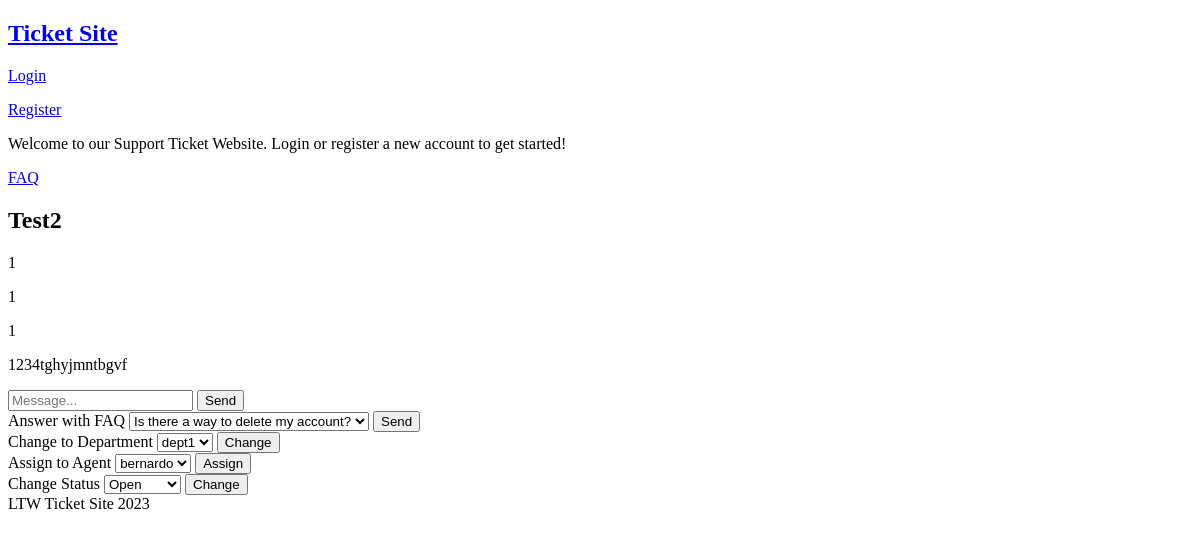
Page /pages/ticket.php?id=2 on the earlier database version.
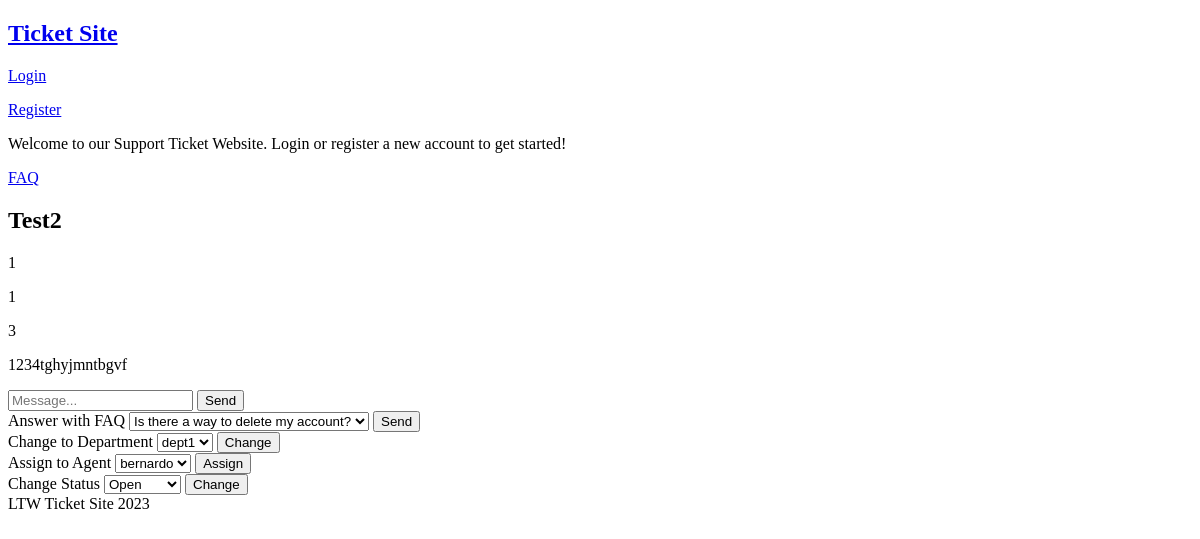
Same page on the later database version.
### tables this page shows
CREATE TABLE tickets (
    id INTEGER PRIMARY KEY AUTOINCREMENT,
    subject TEXT NOT NULL,
    content TEXT,
    submitter_id INTEGER NOT NULL,
    assignee_id INTEGER,
    department_id INTEGER,
    status_id INTEGER NOT NULL,
    FOREIGN KEY (submitter_id) REFERENCES users(id),
    FOREIGN KEY (assignee_id) REFERENCES users(id),
    FOREIGN KEY (department_id) REFERENCES departments(id),
    FOREIGN KEY (status_id) REFERENCES status(id)
);

### utils/session.php (called while the page is built, shortened)
<?php
    class Session {
        public function isLoggedIn() : bool {
            return isset($_SESSION['id']);
        }
        public function getRole() : ?int {
            return isset($_SESSION['role']) ? $_SESSION['role'] : null;
        }
    }

### database/classes/ticket.class.php (called while the page is built, shortened)
<?php
    require_once('department.class.php');
    class Ticket {
        public function __construct(int $id, string $subject, ?string $content, int $submitter_id,
                                    ?int $assignee_id, $department_id, int $status_id) {
            $this->id = $id;
            $this->subject = $subject;
            $this->content = $content;
            $this->submitter_id = $submitter_id;
            $this->department_id = $department_id === "" ? null : $department_id;
            $this->status_id = $status_id;
        }
        static function getTicket(PDO $db, int $id) : ?Ticket {
            $stmt = $db->prepare('SELECT * FROM tickets WHERE id = ?');
            $stmt->execute(array($id));
            $ticket = $stmt->fetch();
            if($ticket){
                return new Ticket($ticket['id'], $ticket['subject'], $ticket['content'], $ticket['submitter_id'], $ticket['assignee_id'], $ticket['department_id'], $ticket['status_id']);
            }
            else return null;
        }
    }
?>

### database/classes/faq.class.php (called while the page is built, shortened)
<?php
    class FAQ {
        public function __construct(int $id, string $question, string $answer){
            $this->id = $id;
            $this->question = $question;
        }
        static function getAllFAQ(PDO $db) : array {
            $stmt = $db->prepare('SELECT * FROM faq');
            $stmt->execute();
            $faqs = array();
            while($faq = $stmt->fetch()){
                $faqs[] = new FAQ($faq['id'], $faq['question'], $faq['answer']);
            }
            return $faqs;
        }
    }
?>

### database/classes/department.class.php (called while the page is built, shortened)
<?php
    class Department {
        public function __construct(int $id, string $name) {
            $this->id = $id;
            $this->name = $name;
        }
        static function getDepartments(PDO $db) : array {
            $stmt = $db->prepare('SELECT * FROM departments');
            $stmt->execute();
            $departments = array();
            while ($department = $stmt->fetch()){
                $departments[] = new Department($department['id'], $department['name']);
            }
            return $departments;
        }
    }
?>

### database/classes/user.class.php (called while the page is built, shortened)
<?php
    class User {
        public function __construct(int $id, string $username, string $email, int $role){
            $this->id = $id;
            $this->username = $username;
        }
        static function getAgents(PDO $db) : array {
            $stmt = $db->prepare('SELECT * FROM users WHERE role_id < 3');
            $stmt->execute();
            $agents = array();
            while($agent = $stmt->fetch()){
                $agents[] = new User($agent['id'], $agent['username'], $agent['email'], $agent['role_id']);
            }
            return $agents;
        }
    }
?>

### database/classes/status.class.php (called while the page is built, shortened)
<?php
    class Status {
        public function __construct(int $id, string $name){
            $this->id = $id;
            $this->name = $name;
        }
        static function getAllStatus(PDO $db) : array {
            $stmt = $db->prepare('SELECT * FROM status');
            $stmt->execute();
            $statuses = array();
            while($status = $stmt->fetch()){
                $statuses[] = new Status($status['id'], $status['name']);
            }
            return $statuses;
        }
    }
?>

### templates/ticket.tpl.php (the view, shortened to what this page needs)
<?php function drawTicketInfo(Ticket $ticket) { ?>
    <h2><?=$ticket->subject?></h2>
    <p><?=$ticket->submitter_id?></p>
    <p><?=$ticket->department_id?></p>
    <p><?=$ticket->status_id?></p>
    <p><?=$ticket->content?></p>
<?php } ?>
<?php function drawTicketInquirySection(Ticket $ticket, array $inquiries) { ?>
    <form action="../actions/action_submit_inquiry.php?id=<?=$ticket->id?>" method="POST">
        <input type="text" name="inquiry" placeholder="Message..." required>
        <button type="submit" name="submit_inquiry">Send</button>
    </form>
<?php } ?>
<?php function drawAgentTicketTools(Ticket $ticket, array $departments, array $agents, array $faqs, array $statuses) { ?>
    <form action="../actions/action_answer_faq.php?id=<?=$ticket->id?>" method="POST">
        <label>
            Answer with FAQ
            <select name="faq">
                <?php foreach($faqs as $faq) { ?>
                    <option value="<?=$faq->id?>"><?=$faq->question?></option>
                <?php } ?>
            </select>
            <button type="submit" name="submit_faq_inquiry">Send</button>
        </label>
    </form>
    <form action="../actions/action_change_department.php?id=<?=$ticket->id?>" method="POST">
        <label>
            Change to Department
            <select name="department">
                <?php foreach($departments as $dept) { ?>
                    <option value="<?=$dept->id?>"><?=$dept->name?></option>
                <?php } ?>
            </select>
            <button type="submit" name="submit_dept_change">Change</button>
        </label>
    </form>
    <form action="../actions/action_assign_agent.php?id=<?=$ticket->id?>" method="POST">
        <label>
            Assign to Agent
            <select name="agent">
                <?php foreach($agents as $agent) { ?>
                    <option value="<?=$agent->id?>"><?=$agent->username?></option>
                <?php } ?>
            </select>
            <button type="submit" name="submit_agent_assign">Assign</button>
        </label>
    </form>
    <form action="../actions/action_change_status.php?id=<?=$ticket->id?>" method="POST">
        <label>
            Change Status
            <select name="status">
                <?php foreach($statuses as $status) { ?>
                    <option value="<?=$status->id?>"><?=$status->name?></option>
                <?php } ?>
            </select>
        </label>
        <button type="submit" name="submit_status_change">Change</button>
    </form>
<?php } ?>

### templates/common.tpl.php (shortened to what this page needs)
<?php function drawHeader(Session $session) { ?>
<!DOCTYPE html>
<html lang="en-US">
    <head>
    </head>
    <body>
        <header>
            <nav>
                <h1><a href="../pages/">Ticket Site</a></h1>
                <?php
                    if($session->isLoggedIn()) drawLoggedIn();
                    else drawLoggedOff();
                ?>
                <p><a href="../pages/faq.php">FAQ</a></p>
<?php } ?>
<?php function drawLoggedOff() { ?>
        <p><a href="../pages/login.php">Login</a><p>
        <p><a href="../pages/register.php">Register</a><p>
    </nav>
</header>
<main>
    <p>Welcome to our Support Ticket Website. Login or register a new account to get started!</p>
<?php } ?>
<?php function drawFooter() { ?>
        </main>
        <footer>
            LTW Ticket Site 2023
        </footer>
    </body>
</html>
<?php } ?>

### pages/ticket.php (shortened to what this page needs)
<?php
require_once('../utils/session.php');
$session = new Session();
$db = getDataBaseConnection();
require_once('../templates/common.tpl.php');
require_once('../templates/ticket.tpl.php');
require_once('../database/classes/ticket.class.php');
require_once('../database/classes/department.class.php');
require_once('../database/classes/user.class.php');
require_once('../database/classes/faq.class.php');
require_once('../database/classes/status.class.php');
$ticket = Ticket::getTicket($db, intval($_GET['id']));
$inquiries = Inquiry::getTicketInquiries($db, intval($_GET['id']));
$departments = Department::getDepartments($db);
$agents = User::getAgents($db);
$faqs = FAQ::getAllFAQ($db);
$statuses = Status::getAllStatus($db);
drawHeader($session);
drawTicketInfo($ticket);
drawTicketInquirySection($ticket, $inquiries);
if($session->getRole() < 3){
    drawAgentTicketTools($ticket, $departments, $agents, $faqs, $statuses);
}
drawFooter();
?>

Differences in the rows shown:
changed tickets "Test2": status "1" → "3"
